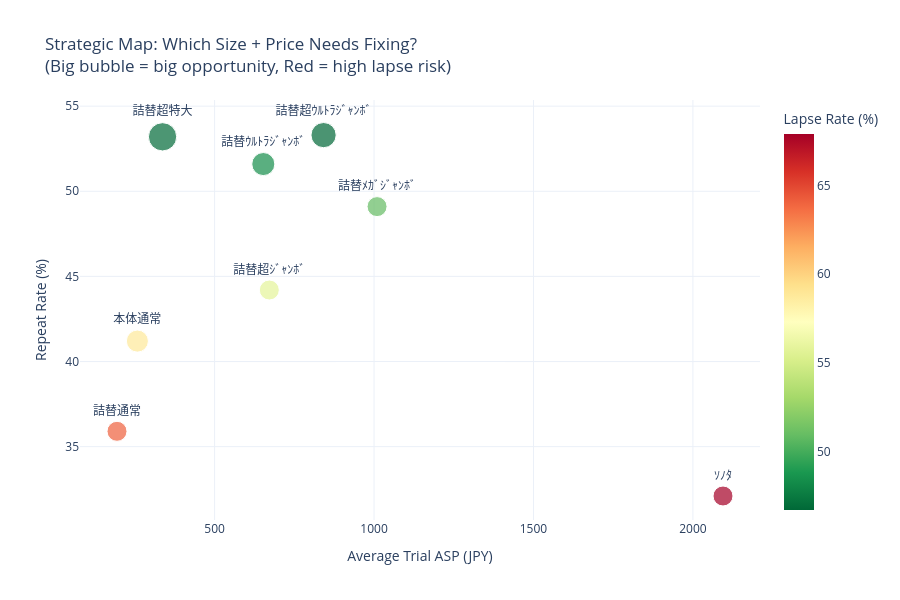

The notebook cell saved with this chart:
### Code cell
# ── Bubble chart: size universe with ASP and rates ────────────────────
fig = px.scatter(
    df_asp_flow,
    x='avg_trial_asp',
    y='repeat_rate_%',
    size='trial_shoppers',
    text='size',
    color='lapse_rate_%',
    color_continuous_scale='RdYlGn_r',  # Red = high lapse, Green = low lapse
    labels={
        'avg_trial_asp': 'Average Trial ASP (JPY)',
        'repeat_rate_%': 'Repeat Rate (%)',
        'trial_shoppers': 'Trial Shoppers (bubble size)',
        'lapse_rate_%': 'Lapse Rate (%)'
    },
    title='Strategic Map: Which Size + Price Needs Fixing?<br>(Big bubble = big opportunity, Red = high lapse risk)'
)
fig.update_traces(textposition='top center', marker=dict(sizemin=10))
fig.update_layout(template='plotly_white', height=600)
fig.show()

### Figure 1 — Plotly figure (JSON) as saved in the notebook; plotly's stock layout.template omitted (floating-point values rounded to 4 significant figures)
{"data": [{"hovertemplate": "Average Trial ASP (JPY)=%{x}<br>Repeat Rate (%)=%{y}<br>Trial Shoppers (bubble size)=%{marker.size}<br>size=%{text}<br>Lapse Rate (%)=%{marker.color}<extra></extra>", "legendgroup": "", "marker": {"color": [58.8, 46.8, 46.7, 55.8, 64.1, 48.4, 50.9, 67.9], "coloraxis": "coloraxis", "size": [558524, 917400, 728676, 7175, 181, 609745, 307514, 16209], "sizemin": 10, "sizemode": "area", "sizeref": 2294.0, "symbol": "circle"}, "mode": "markers+text", "name": "", "orientation": "v", "showlegend": false, "text": ["本体通常", "詰替超特大", "詰替超ｳﾙﾄﾗｼﾞｬﾝﾎﾞ", "詰替超ｼﾞｬﾝﾎﾞ", "詰替通常", "詰替ｳﾙﾄﾗｼﾞｬﾝﾎﾞ", "詰替ﾒｶﾞｼﾞｬﾝﾎﾞ", "ｿﾉﾀ"], "textposition": "top center", "type": "scatter", "x": [257.8, 336.7, 841.7, 671.6, 193.8, 652.7, 1009.0, 2094.0], "xaxis": "x", "y": [41.2, 53.2, 53.3, 44.2, 35.9, 51.6, 49.1, 32.1], "yaxis": "y"}], "layout": {"coloraxis": {"colorbar": {"title": {"text": "Lapse Rate (%)"}}, "colorscale": [[0, "rgb(0,104,55)"], [0.1, "rgb(26,152,80)"], [0.2, "rgb(102,189,99)"], [0.3, "rgb(166,217,106)"], [0.4, "rgb(217,239,139)"], [0.5, "rgb(255,255,191)"], [0.6, "rgb(254,224,139)"], [0.7, "rgb(253,174,97)"], [0.8, "rgb(244,109,67)"], [0.9, "rgb(215,48,39)"], [1, "rgb(165,0,38)"]]}, "height": 600, "legend": {"itemsizing": "constant", "tracegroupgap": 0}, "title": {"text": "Strategic Map: Which Size + Price Needs Fixing?<br>(Big bubble = big opportunity, Red = high lapse risk)"}, "xaxis": {"anchor": "y", "domain": [0, 1], "title": {"text": "Average Trial ASP (JPY)"}}, "yaxis": {"anchor": "x", "domain": [0, 1], "title": {"text": "Repeat Rate (%)"}}}}
